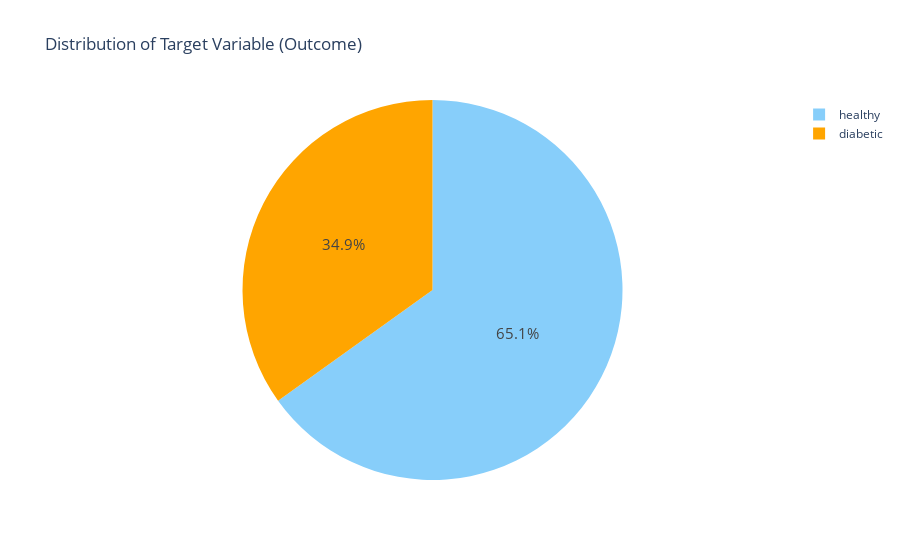

Notebook source saved alongside this figure:
### Code cell
def target_variable_distribution(data):
    trace = go.Pie(labels = ['healthy','diabetic'], values = data['Outcome'].value_counts(), 
                   textfont=dict(size=15),
                   marker=dict(colors=['lightskyblue', 'orange']))
    
    layout = dict(title =  'Distribution of Target Variable (Outcome)')

    fig = dict(data = [trace], layout=layout)
    py.iplot(fig)

    
target_variable_distribution(data)

### Figure 1 — Plotly figure (JSON) as saved in the notebook; plotly's stock layout.template omitted (floating-point values rounded to 4 significant figures)
{"data": [{"labels": ["healthy", "diabetic"], "marker": {"colors": ["lightskyblue", "orange"]}, "textfont": {"size": 15}, "type": "pie", "values": [500, 268]}], "layout": {"title": {"text": "Distribution of Target Variable (Outcome)"}}}
